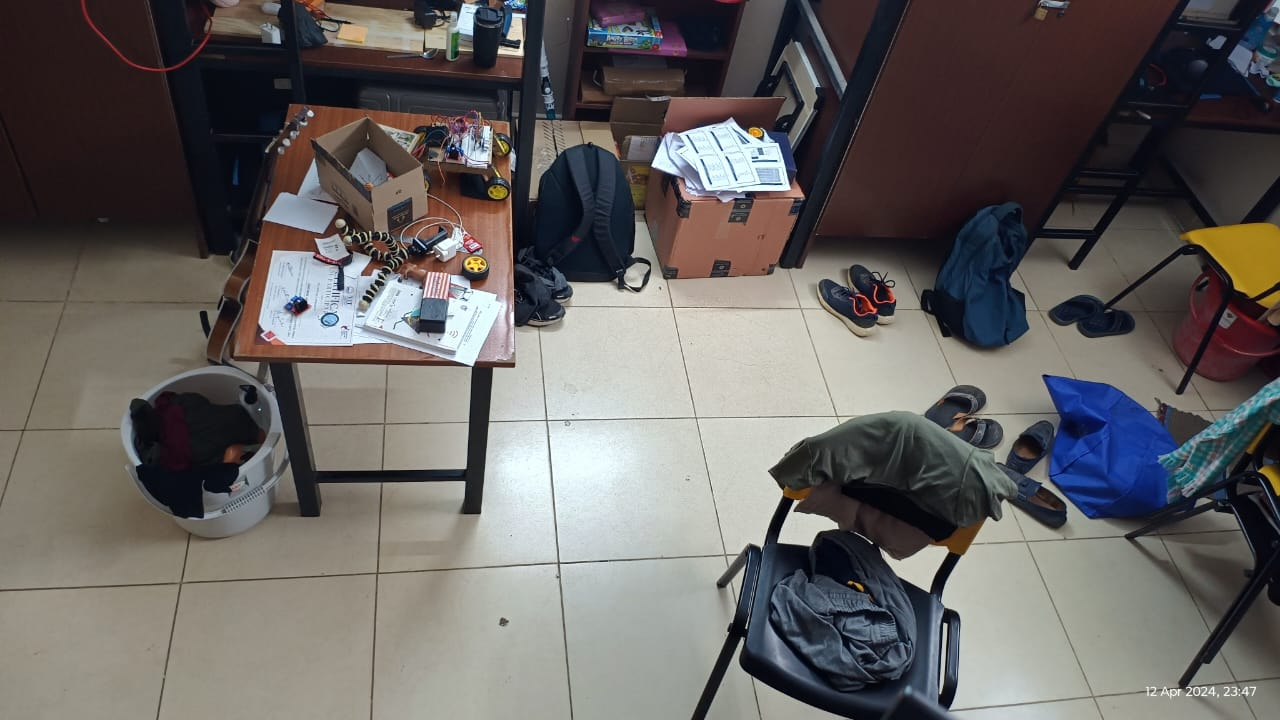
#> input picture TestImages/test1.jpg, 1280 x 720 px
$ python roomMap.py
#> lines starting #> are read from the running program, lines starting #| are printed output that depends on the picture; after the words box and inside, x2 and y2 are one past the last pixel; in counts of white or black regions, pixels touching at a corner belong together
import cv2
import numpy as np

# Load the image
image = cv2.imread('TestImages/test1.jpg')
#> image is the input picture: shape (720, 1280, 3); mean B, G, R 97.5, 99.1, 102.5

# Convert the image to grayscale
gray = cv2.cvtColor(image, cv2.COLOR_BGR2GRAY)
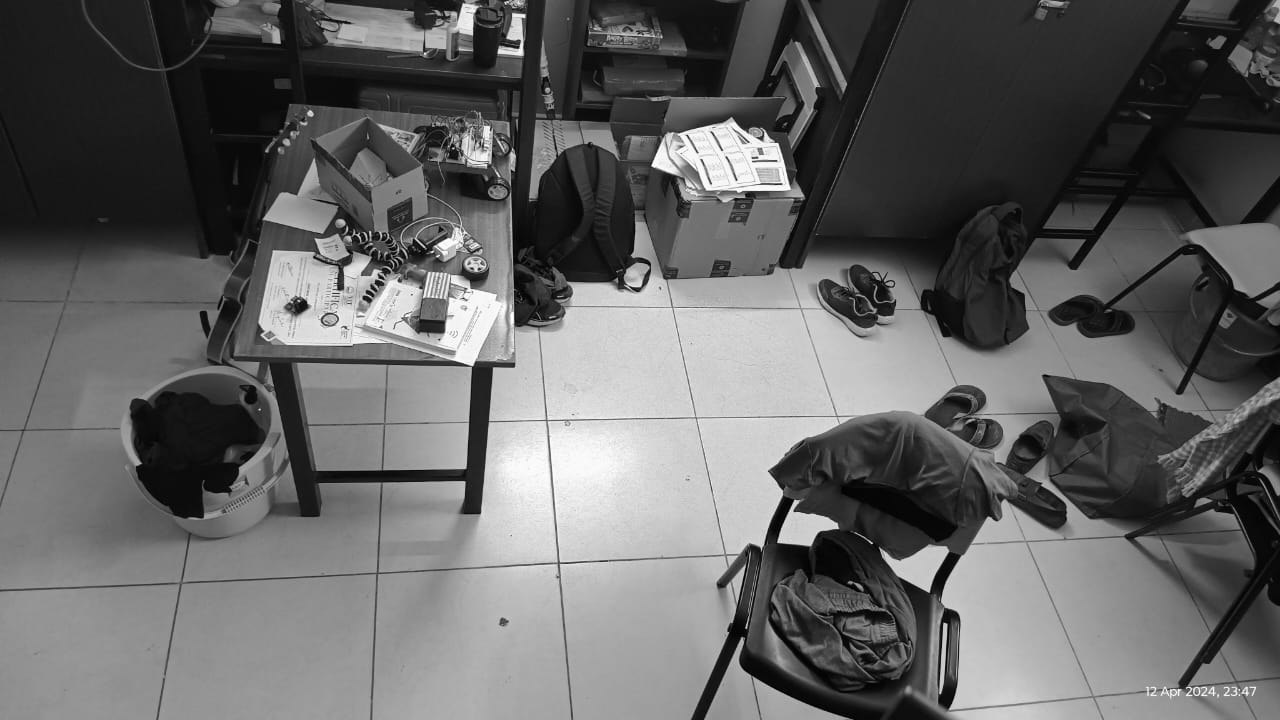
#> gray: shape (720, 1280); min 0, max 255, mean 99.9

# Apply Canny edge detection
edges = cv2.Canny(gray, 50, 150)
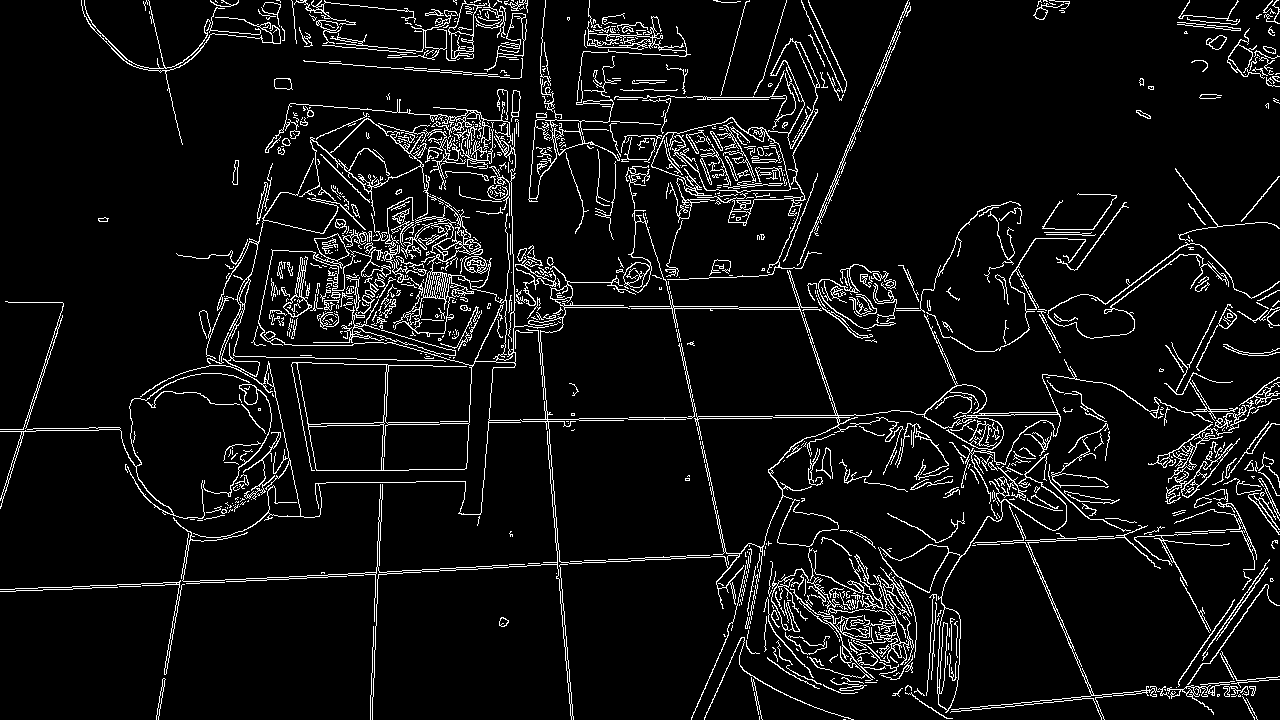
#> edges: shape (720, 1280); 6.8% white in thin lines or dots

# Find contours in the edged image
contours, _ = cv2.findContours(edges.copy(), cv2.RETR_EXTERNAL, cv2.CHAIN_APPROX_SIMPLE)
#> contours = 1001 contours, 839 with area under 20; largest, box (x1, y1, x2, y2) and area: (140, 128, 987, 720) 18628, (878, 453, 1067, 713) 2116, (528, 80, 620, 202) 2091, (768, 38, 820, 149) 1808, (448, 0, 487, 59) 916

# Draw contours on the original image
cv2.drawContours(image, contours, -1, (0, 255, 0), 2)
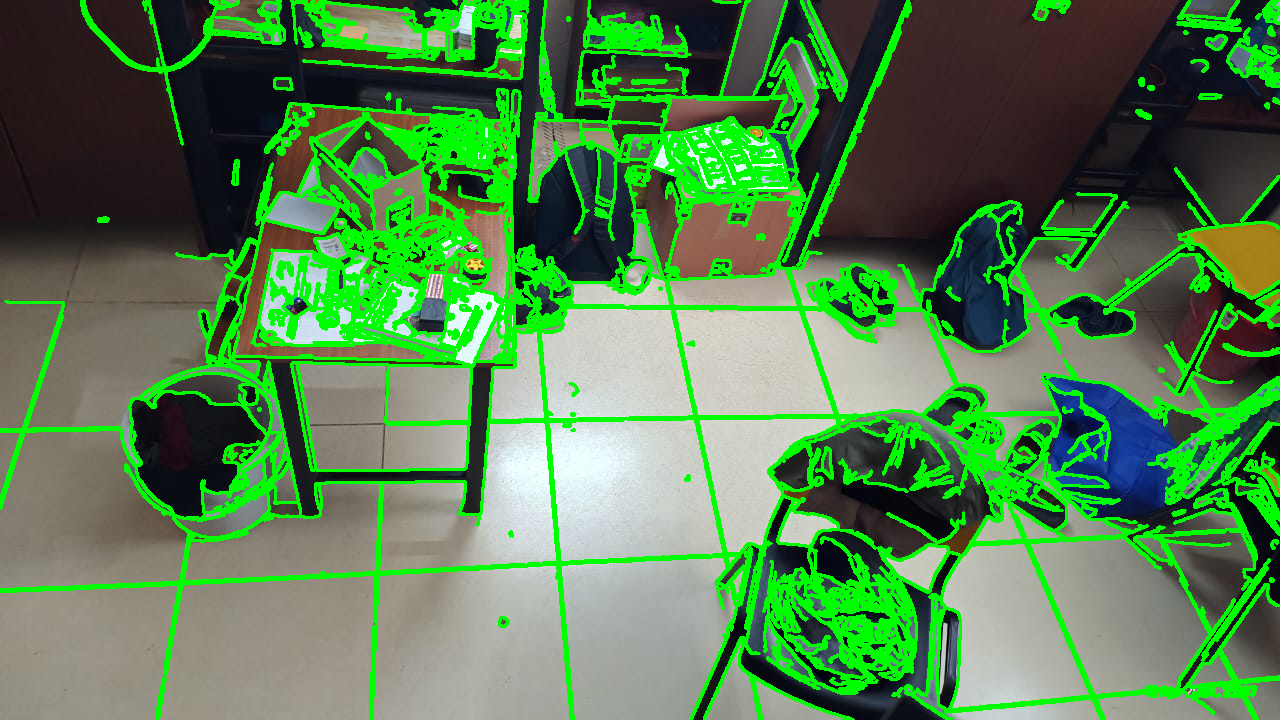
#> image: shape (720, 1280, 3); 19.05% of pixels changed, all inside (x1, y1, x2, y2) = (0, 0, 1280, 720)

# Save the image with contours
cv2.imwrite('room_map_with_contours.jpg', image)

# Display the original image with contours
cv2.imshow('Room Map', image)
cv2.waitKey(0)
cv2.destroyAllWindows()
